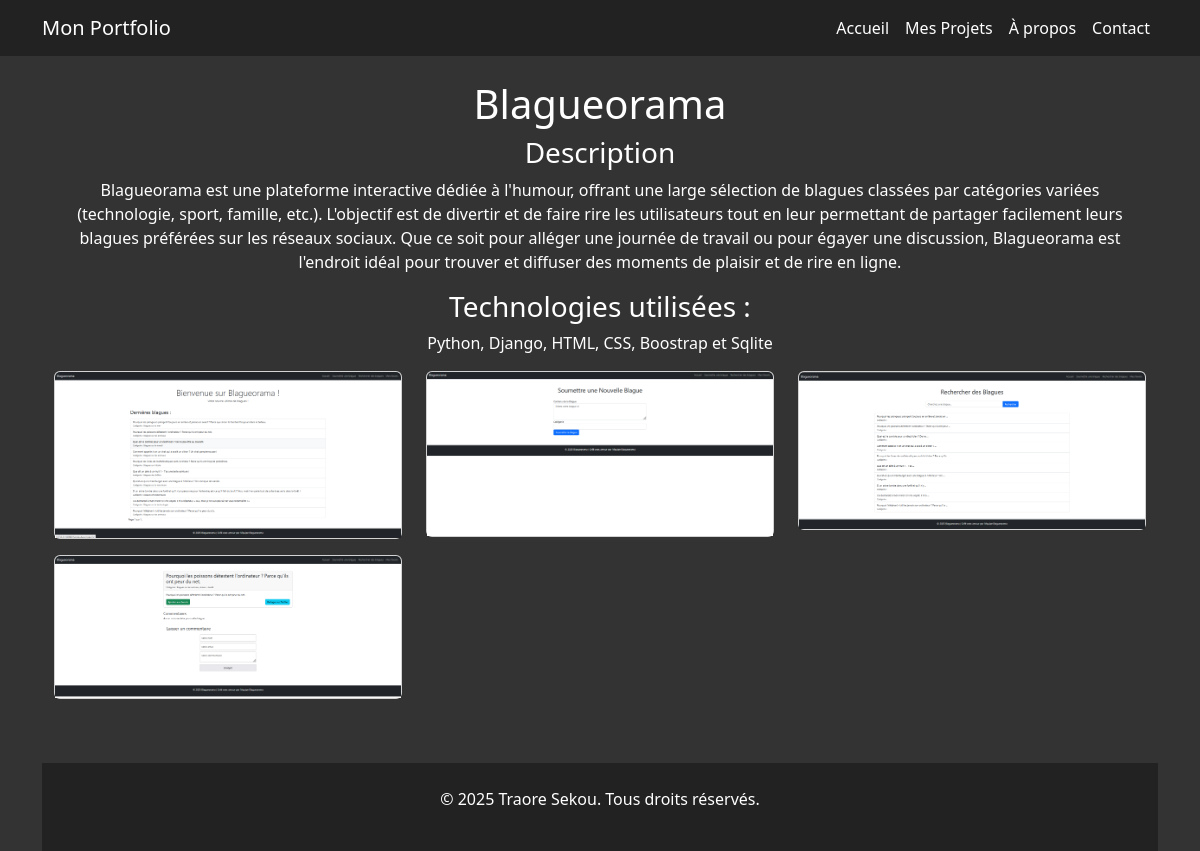
Page /dev95-Porfolio/projet/1/ on the earlier database version.
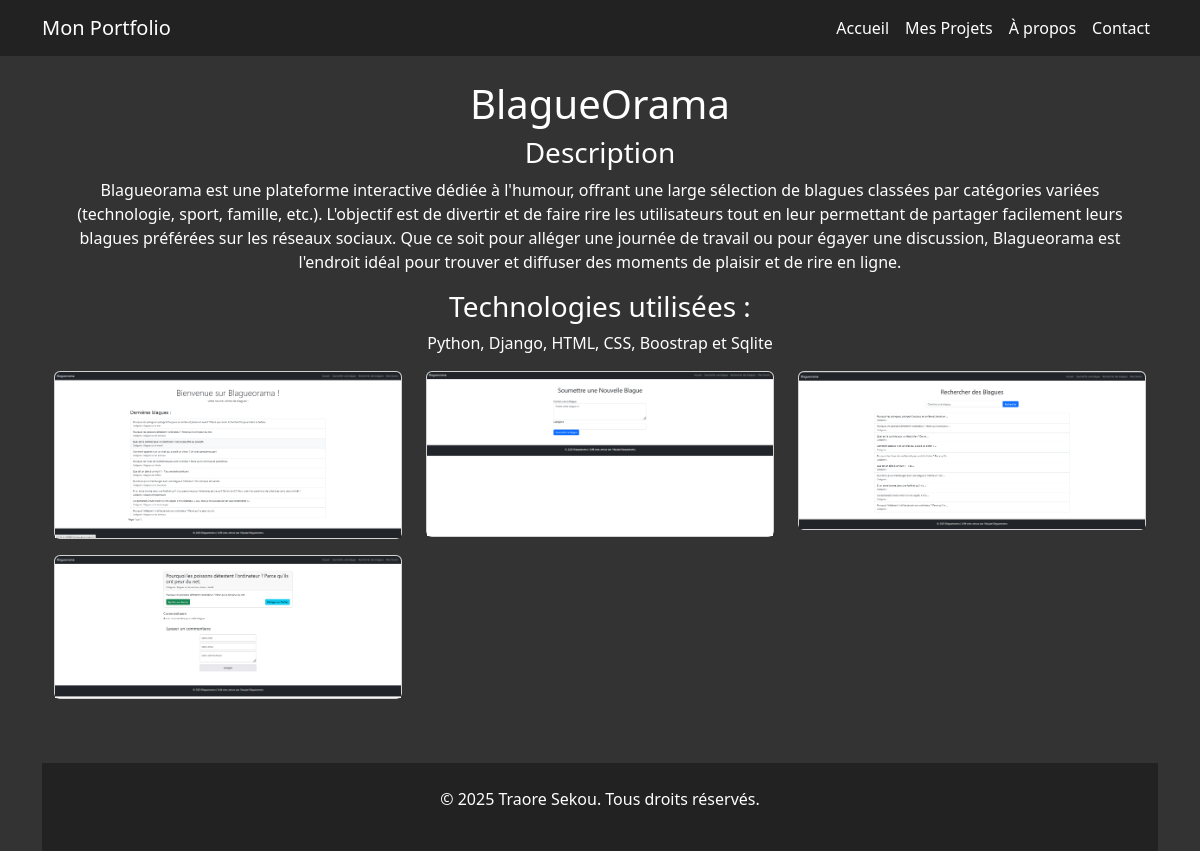
Same page on the later database version.
### Porfolio/models.py (models this page shows, shortened)
class Project(models.Model):
    title = models.CharField(max_length=200)
    description = models.TextField()
    technologies = models.CharField(max_length=200)
    date_created = models.DateTimeField(auto_now_add=True)
    github_link = models.URLField(blank=True, null=True)

### Porfolio/views.py (the view)
# urls.py: path('dev95-Porfolio/projet/<int:project_id>/', views.project_detail, name='project_detail'),  # Détails d'un projet
def project_detail(request, project_id):
    project = get_object_or_404(Project, id=project_id)
    images = project.images.all()  # Grâce à related_name="images"
    return render(request, 'porfolio/project_detail.html', {'project': project, 'images': images})

### Porfolio/templates/porfolio/project_detail.html (shortened to what this page needs)
{% extends 'base.html' %}
{% block content %}
<div class="container mt-4">
  <h1 class="text-center">{{ project.title }}</h1>
  <h3 class="text-center">Description</h1>
  <p class="text-center">{{ project.description }}</p>
  <h3 class="text-center">Technologies utilisées :</h1>
  <p class="text-center">{{ project.technologies}}</p>
  <div class="row">
    {% for image in images %}
        <div class="col-md-4">
            <div class="card mb-3">
                <img src="{{ image.image.url }}" class="card-img-top" alt="Image de {{ project.title }}" data-bs-toggle="modal" data-bs-target="#imageModal{{ image.id }}">
            </div>
        </div>
    {% empty %}
        <p class="text-center">Aucune image disponible pour ce projet.</p>
    {% endfor %}
</div>
{% endblock %}

Differences in the rows shown:
changed Project "Python, Django, HTML, CSS, Boostrap et Sqlite": title "Blagueorama" → "BlagueOrama"
